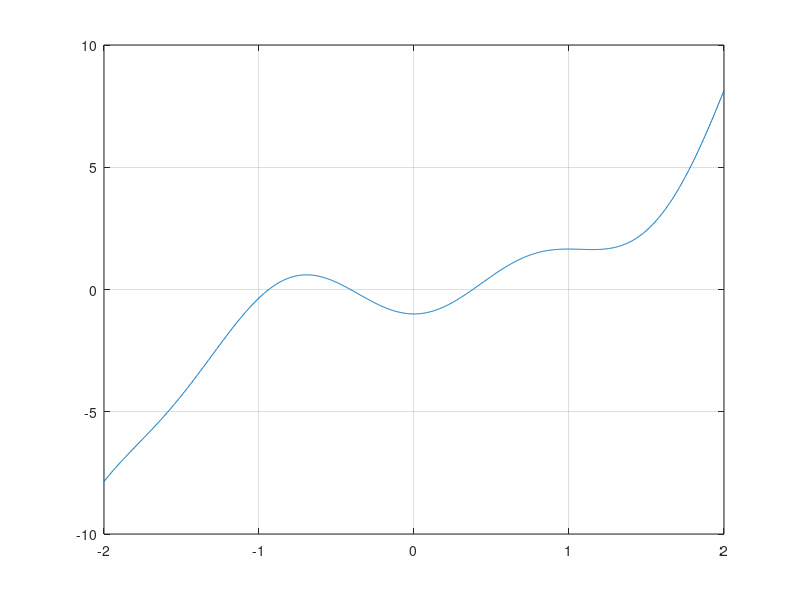

Source code (MATLAB): (Note: this script raises an error after producing the figure.)
%Uppgift 1
clear, clc
f=@(x) x.^3-cos(4*x);
x=linspace(-2,2,1000);
plot(x,f(x))
grid on
yline(0)
text(-1,4,"3st nollställen")
text(-1,3,"Nollställena är ca (0.9, -0.4, 0.4)")

%% Uppgift 2 a
clear, clc, format long

x=linspace(-5,5,1000);
f=@(x)0.5*(x-2).^2-2*cos(2*x)-1.5;
Df=@(x)4*sin(2*x)+x-2;

plot(x,f(x))
yline(0)
grid on
axis([-1 5 -5 14])
tol=1e-8;

np1 =min_newton(f,Df,-.5,tol);
np2 =min_newton(f,Df,1,tol);
np3 =min_newton(f,Df,2,tol);
np4 =min_newton(f,Df,4,tol);

text (0,5,"Nollpunkterna är " +np1+" "+np2+" "+np3+" "+np4)
%% Uppgift 2 b
clear, clc, format long

x=linspace(-5,5,1000);
f=@(x)x.^3-cos(4*x);
Df=@(x)3*x.^2+4*sin(4*x);

plot(x,f(x))
yline(0)
grid on
axis([-1.5 1.7 -3 7])
tol=1e-8;

np1 =min_newton(f,Df,-1,tol);
np2 =min_newton(f,Df,-0.5,tol);
np3 =min_newton(f,Df,0.4,tol);


text (-1,3,"Nollpunkterna är " +np1+" "+np2+" "+np3)

%% Uppgift 4
clear, clc , format long
x=linspace(-10,10,1000);
f=@(x)((3+sin(2*x))./(1+exp(0.03*(x.^2))))-1.2;
plot(x,f(x),"g") %Visar inte grafen?
grid on
axis([-7 7 -1 1])
yline(0)

x1=fzero(f,-3);
x2=fzero(f,-1.5);
x3=fzero(f,-.5);
x4=fzero(f,1.5);
x5=fzero(f,4.5);
fprintf("Nollpunkterna: "+ x1+" "+x2+" "+x3+" "+x4+" "+x5)

